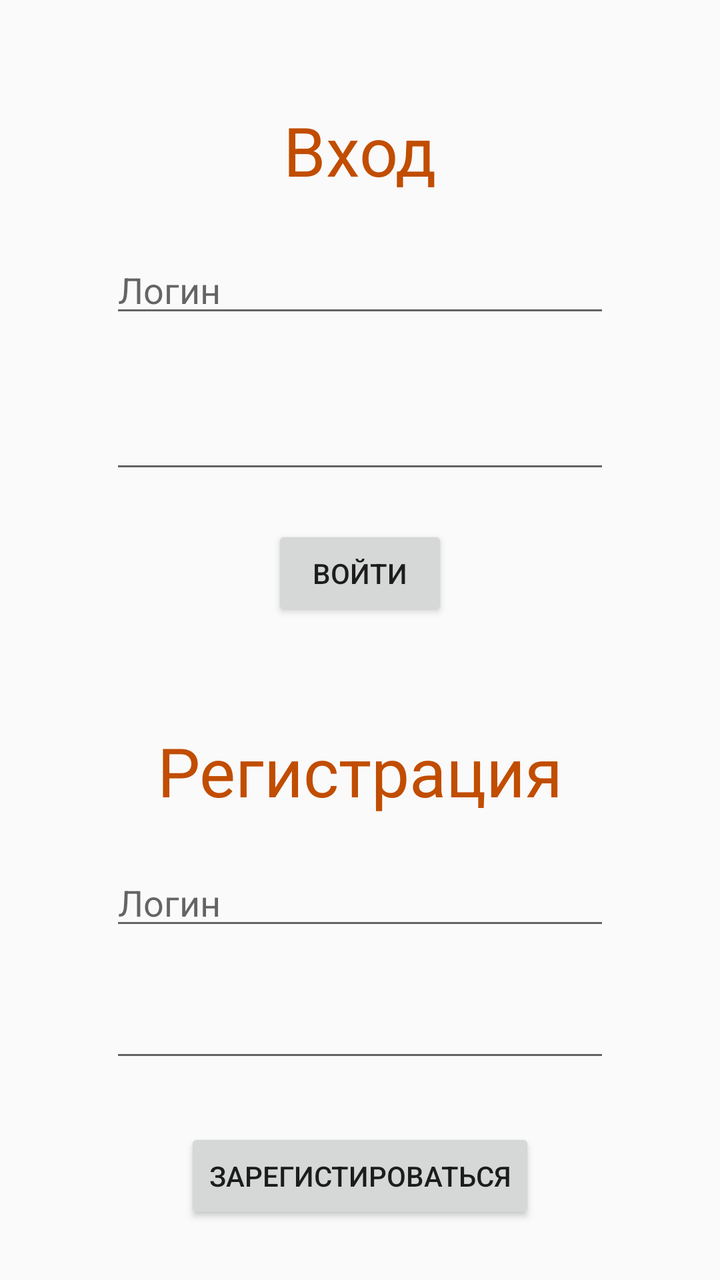
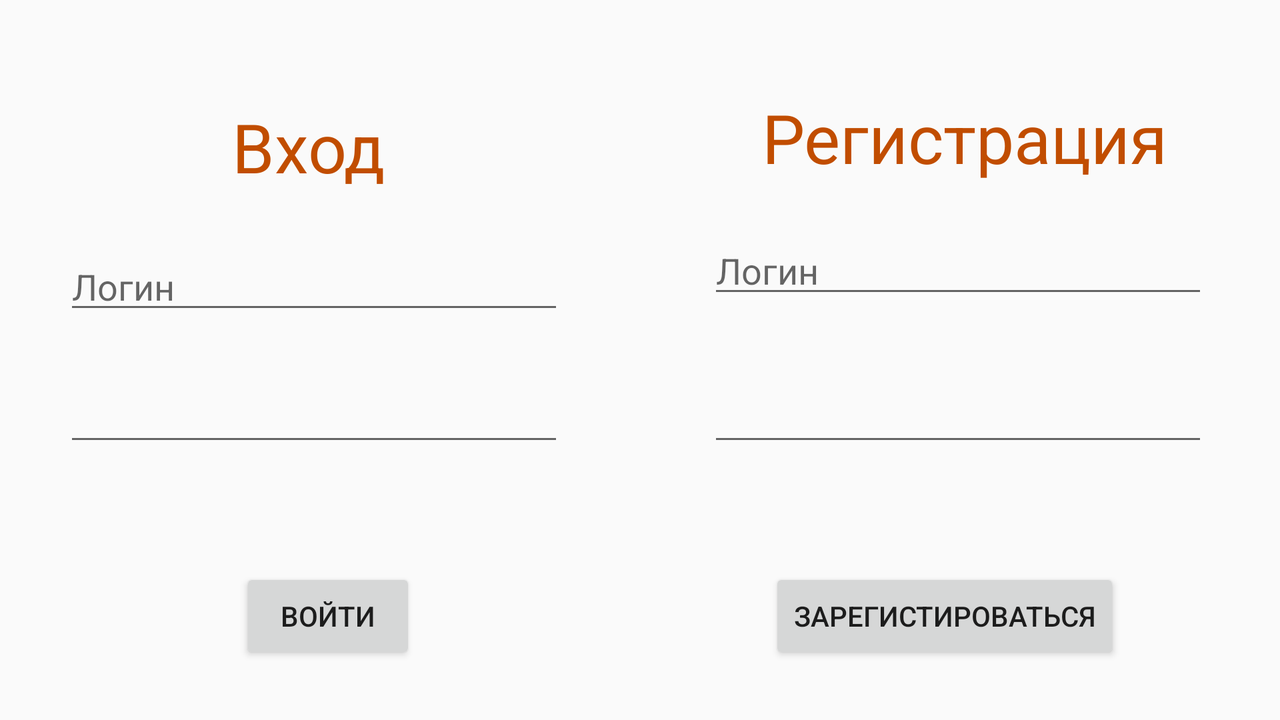

The same Android screen from two of the app's own layout files: first res/layout/ as a phone draws it, then the repository's variant for another configuration, drawn on a device whose configuration selects that folder. Both files follow.
<!-- AndroidManifest.xml: application theme Theme.First -->
<!-- res/layout/activity_reg.xml -->
<?xml version="1.0" encoding="utf-8"?>
<androidx.constraintlayout.widget.ConstraintLayout xmlns:android="http://schemas.android.com/apk/res/android"
    xmlns:app="http://schemas.android.com/apk/res-auto"
    xmlns:tools="http://schemas.android.com/tools"
    android:layout_width="match_parent"
    android:layout_height="match_parent"
    tools:context=".Registration">

    <TextView
        android:id="@+id/errorText"
        android:layout_width="443dp"
        android:layout_height="17dp"
        android:gravity="center"
        android:textColor="#F44336"
        android:textSize="14sp"
        app:layout_constraintBottom_toTopOf="@+id/logButton"
        app:layout_constraintEnd_toEndOf="parent"
        app:layout_constraintHorizontal_bias="0.0"
        app:layout_constraintStart_toStartOf="parent" />

    <TextView
        android:id="@+id/logTextView"
        android:layout_width="wrap_content"
        android:layout_height="wrap_content"
        android:layout_marginBottom="16dp"
        android:text="Вход"
        android:textColor="#C14D00"
        android:textSize="34sp"
        app:layout_constraintBottom_toTopOf="@+id/LoginLayout"
        app:layout_constraintEnd_toEndOf="parent"
        app:layout_constraintStart_toStartOf="parent" />

    <Button
        android:id="@+id/logButton"
        android:layout_width="wrap_content"
        android:layout_height="wrap_content"
        android:layout_marginBottom="52dp"
        android:text="Войти"
        app:layout_constraintBottom_toTopOf="@+id/regTextView"
        app:layout_constraintEnd_toEndOf="parent"
        app:layout_constraintStart_toStartOf="parent" />

    <EditText
        android:id="@+id/Password"
        android:layout_width="250dp"
        android:layout_height="50dp"
        android:layout_marginBottom="4dp"
        android:ems="10"
        android:inputType="textPassword"
        app:layout_constraintBottom_toTopOf="@+id/errorText"
        app:layout_constraintEnd_toEndOf="parent"
        app:layout_constraintStart_toStartOf="parent" />

    <EditText
        android:id="@+id/regPassword"
        android:layout_width="250dp"
        android:layout_height="50dp"
        android:layout_marginBottom="11dp"
        android:ems="10"
        android:inputType="textPassword"
        app:layout_constraintBottom_toTopOf="@+id/regErrorText"
        app:layout_constraintEnd_toEndOf="parent"
        app:layout_constraintStart_toStartOf="parent" />

    <com.google.android.material.textfield.TextInputLayout
        android:id="@+id/LoginLayout"
        android:layout_width="250dp"
        android:layout_height="50dp"
        android:layout_marginBottom="28dp"
        app:layout_constraintBottom_toTopOf="@+id/Password"
        app:layout_constraintEnd_toEndOf="parent"
        app:layout_constraintStart_toStartOf="parent">

        <com.google.android.material.textfield.TextInputEditText
            android:id="@+id/logLogin"
            android:layout_width="match_parent"
            android:layout_height="wrap_content"
            android:hint="Логин" />
    </com.google.android.material.textfield.TextInputLayout>

    <com.google.android.material.textfield.TextInputLayout
        android:id="@+id/regLogin2"
        android:layout_width="250dp"
        android:layout_height="50dp"
        android:layout_marginBottom="16dp"
        app:layout_constraintBottom_toTopOf="@+id/regPassword"
        app:layout_constraintEnd_toEndOf="parent"
        app:layout_constraintStart_toStartOf="parent">

        <com.google.android.material.textfield.TextInputEditText
            android:id="@+id/regLogin"
            android:layout_width="match_parent"
            android:layout_height="wrap_content"
            android:hint="Логин" />
    </com.google.android.material.textfield.TextInputLayout>

    <Button
        android:id="@+id/regButton"
        android:layout_width="wrap_content"
        android:layout_height="wrap_content"
        android:layout_marginBottom="28dp"
        android:text="Зарегистироваться"
        app:layout_constraintBottom_toBottomOf="parent"
        app:layout_constraintEnd_toEndOf="parent"
        app:layout_constraintStart_toStartOf="parent" />

    <TextView
        android:id="@+id/regTextView"
        android:layout_width="wrap_content"
        android:layout_height="wrap_content"
        android:layout_marginBottom="12dp"
        android:text="Регистрация"
        android:textColor="#C14D00"
        android:textSize="34sp"
        app:layout_constraintBottom_toTopOf="@+id/regLogin2"
        app:layout_constraintEnd_toEndOf="parent"
        app:layout_constraintHorizontal_bias="0.502"
        app:layout_constraintStart_toStartOf="parent" />

    <TextView
        android:id="@+id/regErrorText"
        android:layout_width="443dp"
        android:layout_height="17dp"
        android:gravity="center"
        android:textColor="#F44336"
        android:textSize="14sp"
        app:layout_constraintBottom_toTopOf="@+id/regButton"
        app:layout_constraintEnd_toEndOf="parent"
        app:layout_constraintHorizontal_bias="0.0"
        app:layout_constraintStart_toStartOf="parent" />
</androidx.constraintlayout.widget.ConstraintLayout>
<!-- resources referenced by this layout -->
<resources>
  <style name="Theme.First" parent="Theme.AppCompat.DayNight.DarkActionBar">
          
          <item name="colorPrimary">@color/purple_500</item>
          <item name="colorPrimaryVariant">@color/purple_700</item>
          <item name="colorOnPrimary">@color/white</item>
          
          <item name="colorSecondary">@color/teal_200</item>
          <item name="colorSecondaryVariant">@color/teal_700</item>
          <item name="colorOnSecondary">@color/black</item>
          
          <item name="android:statusBarColor" tools:targetApi="l">?attr/colorPrimaryVariant</item>
          
      </style>
  <color name="purple_500">#FF6200EE</color>
  <color name="purple_700">#FF3700B3</color>
  <color name="white">#FFFFFFFF</color>
  <color name="teal_200">#FF03DAC5</color>
  <color name="teal_700">#FF018786</color>
  <color name="black">#FF000000</color>
</resources>
<!-- res/layout-land/activity_reg.xml (the repository's variant of the layout above) -->
<!-- drawn on the phone turned sideways -->
<?xml version="1.0" encoding="utf-8"?>
<androidx.constraintlayout.widget.ConstraintLayout xmlns:android="http://schemas.android.com/apk/res/android"
    xmlns:app="http://schemas.android.com/apk/res-auto"
    xmlns:tools="http://schemas.android.com/tools"
    android:layout_width="match_parent"
    android:layout_height="match_parent"
    tools:context=".Registration">

    <TextView
        android:id="@+id/errorText"
        android:layout_width="362dp"
        android:layout_height="21dp"
        android:layout_marginStart="8dp"
        android:layout_marginBottom="20dp"
        android:gravity="center"
        android:textColor="#F44336"
        android:textSize="14sp"
        app:layout_constraintBottom_toTopOf="@+id/logButton"
        app:layout_constraintStart_toStartOf="parent" />

    <TextView
        android:id="@+id/logTextView"
        android:layout_width="wrap_content"
        android:layout_height="wrap_content"
        android:layout_marginStart="116dp"
        android:layout_marginBottom="16dp"
        android:text="Вход"
        android:textColor="#C14D00"
        android:textSize="34sp"
        app:layout_constraintBottom_toTopOf="@+id/LoginLayout"
        app:layout_constraintStart_toStartOf="parent"
        app:layout_constraintTop_toTopOf="parent"
        app:layout_constraintVertical_bias="1.0" />

    <Button
        android:id="@+id/logButton"
        android:layout_width="wrap_content"
        android:layout_height="wrap_content"
        android:layout_marginStart="120dp"
        android:layout_marginBottom="28dp"
        android:text="Войти"
        app:layout_constraintBottom_toBottomOf="parent"
        app:layout_constraintStart_toStartOf="parent" />

    <EditText
        android:id="@+id/Password"
        android:layout_width="250dp"
        android:layout_height="50dp"
        android:layout_marginStart="32dp"
        android:layout_marginBottom="15dp"
        android:ems="10"
        android:inputType="textPassword"
        app:layout_constraintBottom_toTopOf="@+id/errorText"
        app:layout_constraintStart_toStartOf="parent" />

    <EditText
        android:id="@+id/regPassword"
        android:layout_width="250dp"
        android:layout_height="50dp"
        android:layout_marginEnd="36dp"
        android:layout_marginBottom="16dp"
        android:ems="10"
        android:inputType="textPassword"
        app:layout_constraintBottom_toTopOf="@+id/regErrorText"
        app:layout_constraintEnd_toEndOf="parent" />

    <com.google.android.material.textfield.TextInputLayout
        android:id="@+id/LoginLayout"
        android:layout_width="250dp"
        android:layout_height="50dp"
        android:layout_marginStart="32dp"
        android:layout_marginBottom="16dp"
        app:layout_constraintBottom_toTopOf="@+id/Password"
        app:layout_constraintStart_toStartOf="parent">

        <com.google.android.material.textfield.TextInputEditText
            android:id="@+id/logLogin"
            android:layout_width="match_parent"
            android:layout_height="wrap_content"
            android:hint="Логин" />
    </com.google.android.material.textfield.TextInputLayout>

    <com.google.android.material.textfield.TextInputLayout
        android:id="@+id/regLogin2"
        android:layout_width="250dp"
        android:layout_height="50dp"
        android:layout_marginEnd="36dp"
        android:layout_marginBottom="24dp"
        app:layout_constraintBottom_toTopOf="@+id/regPassword"
        app:layout_constraintEnd_toEndOf="parent">

        <com.google.android.material.textfield.TextInputEditText
            android:id="@+id/regLogin"
            android:layout_width="match_parent"
            android:layout_height="wrap_content"
            android:hint="Логин" />
    </com.google.android.material.textfield.TextInputLayout>

    <Button
        android:id="@+id/regButton"
        android:layout_width="wrap_content"
        android:layout_height="wrap_content"
        android:layout_marginEnd="80dp"
        android:layout_marginBottom="28dp"
        android:text="Зарегистироваться"
        app:layout_constraintBottom_toBottomOf="parent"
        app:layout_constraintEnd_toEndOf="parent" />

    <TextView
        android:id="@+id/regTextView"
        android:layout_width="wrap_content"
        android:layout_height="wrap_content"
        android:layout_marginEnd="56dp"
        android:layout_marginBottom="12dp"
        android:text="Регистрация"
        android:textColor="#C14D00"
        android:textSize="34sp"
        app:layout_constraintBottom_toTopOf="@+id/regLogin2"
        app:layout_constraintEnd_toEndOf="parent"
        app:layout_constraintTop_toTopOf="parent"
        app:layout_constraintVertical_bias="0.984" />

    <TextView
        android:id="@+id/regErrorText"
        android:layout_width="358dp"
        android:layout_height="20dp"
        android:layout_marginBottom="20dp"
        android:gravity="center"
        android:textColor="#F44336"
        android:textSize="14sp"
        app:layout_constraintBottom_toTopOf="@+id/regButton"
        app:layout_constraintEnd_toEndOf="parent" />
</androidx.constraintlayout.widget.ConstraintLayout>
